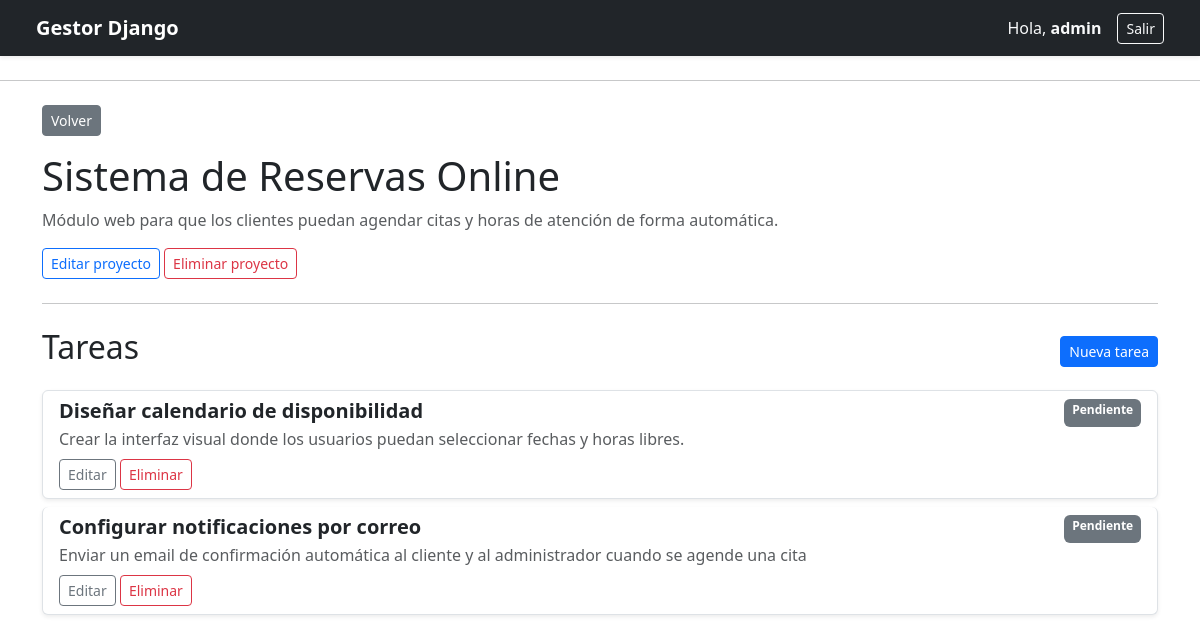
Page /proyectos/6/ (signed in) on the committed database.
### tareas/models.py (models this page shows, shortened)
class Proyecto(models.Model):
    usuario = models.ForeignKey(settings.AUTH_USER_MODEL, on_delete=models.CASCADE, related_name="proyectos"
    )
    nombre = models.CharField(max_length=100)
    descripcion = models.TextField(blank=True)
    fecha_creacion = models.DateTimeField(auto_now_add=True)

class Tarea(models.Model):
    ESTADOS = [
        ("pendiente", "Pendiente"),
        ("en_proceso", "En proceso"),
        ("finalizada", "Finalizada"),
    ]
    proyecto = models.ForeignKey(Proyecto, on_delete=models.CASCADE, related_name="tareas")
    titulo = models.CharField(max_length=100)
    descripcion = models.TextField(blank=True)
    estado = models.CharField(
        max_length=20,
        choices=ESTADOS,
        default="pendiente"
    )
    fecha_creacion = models.DateTimeField(auto_now_add=True)

### tareas/views.py (the view)
# urls.py: path("proyectos/<int:pk>/", ProyectoDetailView.as_view(), name="proyecto_detail"),
class ProyectoDetailView(LoginRequiredMixin, DetailView):
    model = Proyecto
    template_name = "tareas/proyecto_detail.html"
    context_object_name = "proyecto"
    def get_queryset(self):
        return Proyecto.objects.filter(usuario=self.request.user)

### tareas/templates/tareas/proyecto_detail.html (shortened to what this page needs)
{% extends 'base.html' %}
{% block content %}
<a href="{% url 'proyecto_list' %}" class="btn btn-secondary btn-sm mb-3">Volver</a>
<h1>{{ proyecto.nombre }}</h1>
<p class="text-muted">{{ proyecto.descripcion }}</p>
<div class="mb-4">
    <a href="{% url 'proyecto_update' proyecto.pk %}" class="btn btn-outline-primary btn-sm">Editar proyecto</a>
    <a href="{% url 'proyecto_delete' proyecto.pk %}" class="btn btn-outline-danger btn-sm">Eliminar proyecto</a>
</div>
<hr class="my-4">
<div class="d-flex justify-content-between align-items-center mb-3">
    <h2>Tareas</h2>
    <a href="{% url 'tarea_create' proyecto.pk %}" class="btn btn-primary btn-sm">Nueva tarea</a>
</div>
{% if proyecto.tareas.all %}
    <div class="list-group">
        {% for tarea in proyecto.tareas.all %}
            <div class="list-group-item mb-2 shadow-sm rounded">
                <div class="d-flex w-100 justify-content-between">
                    <h5 class="mb-1"><strong>{{ tarea.titulo }}</strong></h5>
                    <span class="badge bg-secondary">{{ tarea.get_estado_display }}</span>
                </div>
                <p class="mb-2 text-muted">{{ tarea.descripcion }}</p>
                <div class="mt-2">
                    <a href="{% url 'tarea_update' tarea.pk %}" class="btn btn-sm btn-outline-secondary">Editar</a>
                    <a href="{% url 'tarea_delete' tarea.pk %}" class="btn btn-sm btn-outline-danger">Eliminar</a>
                </div>
            </div>
        {% endfor %}
    </div>
{% else %}
    <div class="alert alert-info" role="alert">
        Este proyecto no tiene tareas.
    </div>
{% endif %}
{% endblock %}

### tareas/templates/base.html (shortened to what this page needs)
<!doctype html>
<html lang="es">
<head>
    <link href="https://cdn.jsdelivr.net/npm/bootstrap@5.3.3/dist/css/bootstrap.min.css" rel="stylesheet">
</head>
<body>
    <header class="navbar navbar-expand-lg navbar-dark bg-dark shadow-sm px-4 mb-4">
        <div class="container-fluid">
            <a class="navbar-brand fw-bold" href="{% url 'proyecto_list' %}">Gestor Django</a>
            <div class="d-flex align-items-center">
                {% if user.is_authenticated %}
                    <span class="text-light me-3">Hola, <strong>{{ user.username }}</strong></span>
                    <form method="post" action="{% url 'logout' %}" class="d-inline">
                        <button type="submit" class="btn btn-outline-light btn-sm">Salir</button>
                    </form>
                {% else %}
                    <a href="{% url 'login' %}" class="btn btn-outline-light btn-sm me-2">Ingresar</a>
                    <a href="{% url 'registro' %}" class="btn btn-light btn-sm">Registrarse</a>
                {% endif %}
            </div>
        </div>
    </header>
    <hr>
    <div class="container mt-4">
        {% block content %}
        {% endblock %}
    </div>
</body>
</html>

### rows in the picture
Proyecto: nombre "Sistema de Reservas Online", descripcion "Módulo web para que los clientes puedan agendar citas y horas de atención de forma automática."
Tarea: titulo "Diseñar calendario de disponibilidad", estado "Pendiente", descripcion "Crear la interfaz visual donde los usuarios puedan seleccionar fechas y horas libres."
Tarea: titulo "Configurar notificaciones por correo", estado "Pendiente", descripcion "Enviar un email de confirmación automática al cliente y al administrador cuando se agende una cita"

### other values in the picture
{{ user.username }} "admin"
